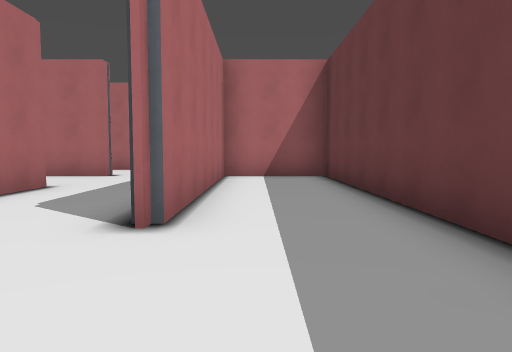
view 1 (above)

18 first-person views from a walk through a Godot game level. The camera is 1.3 m above the floor, tilts 4° down and sees 70° across. The floor is counted in squares, 2 m on a side. Each view is taken from the middle of a square. On the plan, view 1 faces up. The plan holds only what a view shows up to about 11 squares ahead; the rest is blank. The place goes on beyond the plan. Some surface patterns are stand-ins.

view 2
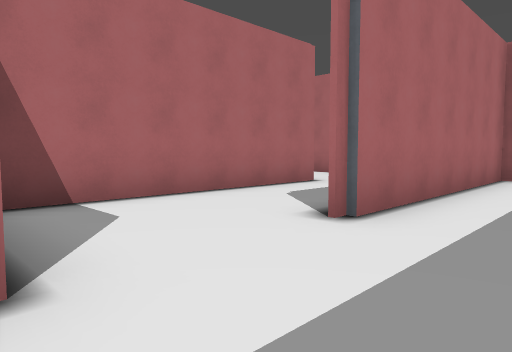

view 3
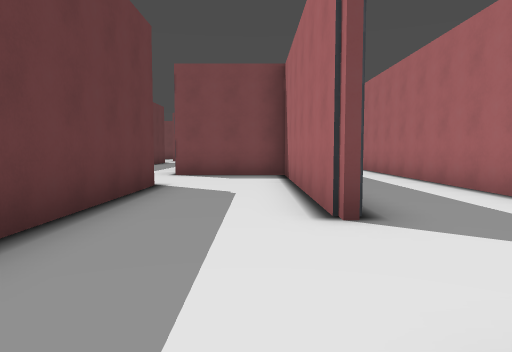

view 4
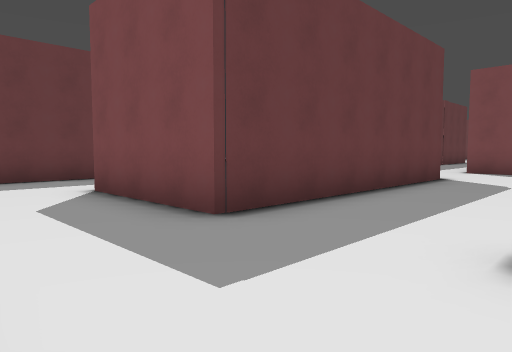

view 5
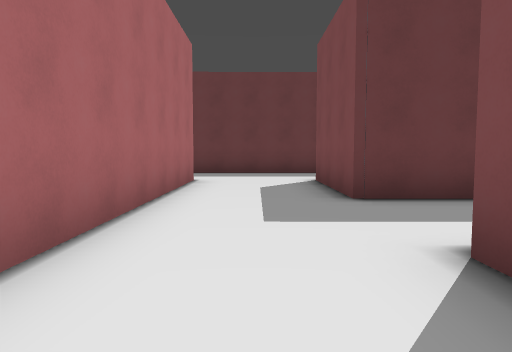

view 6
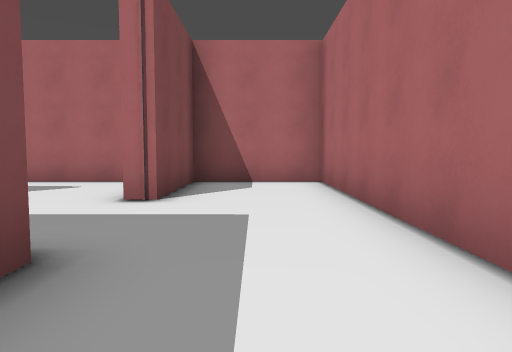

view 7
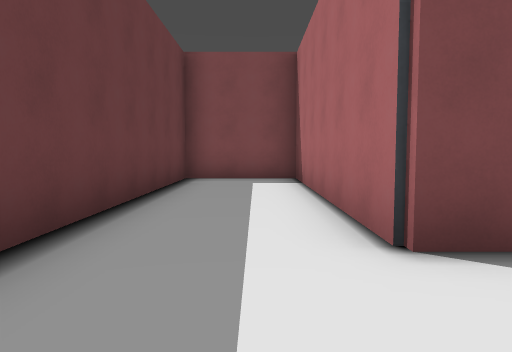

view 8
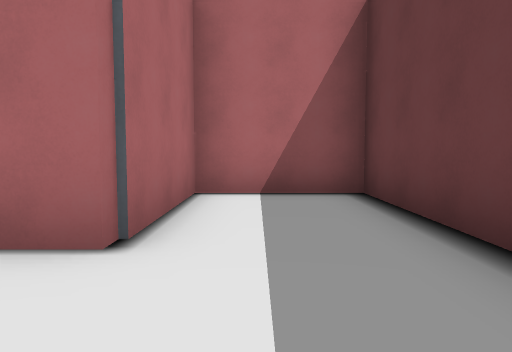

view 9
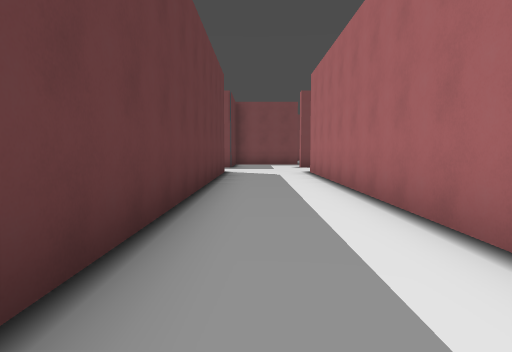

view 10
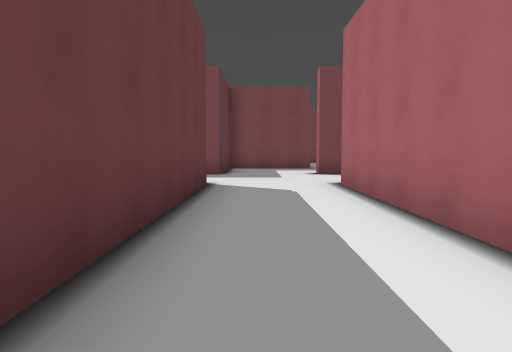

view 11
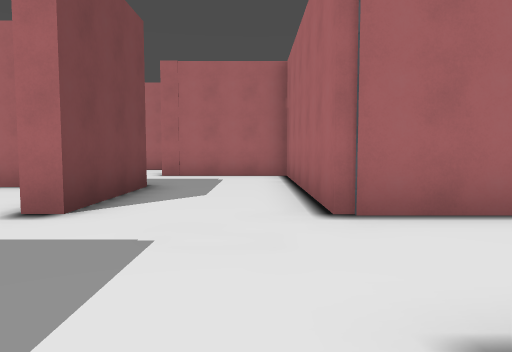

view 12
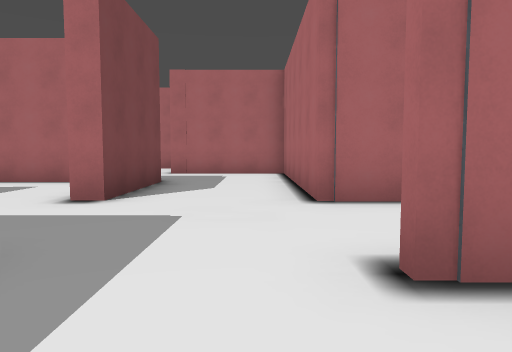

view 13
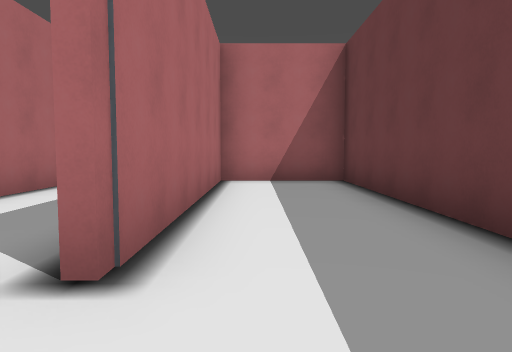

view 14
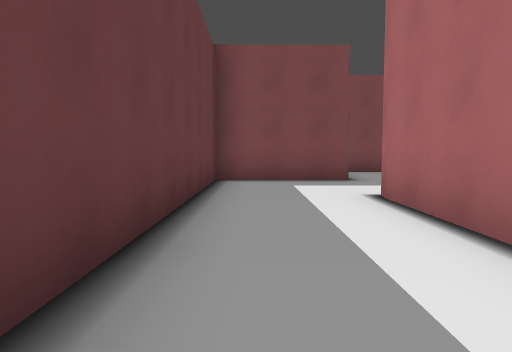

view 15
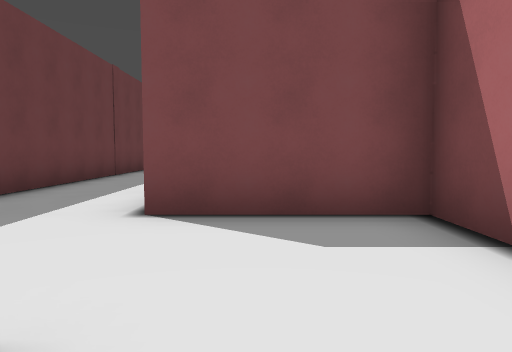

view 16
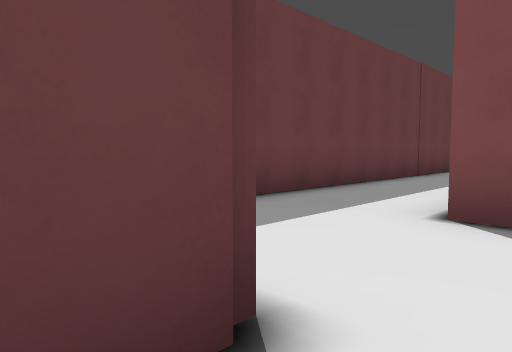

view 17
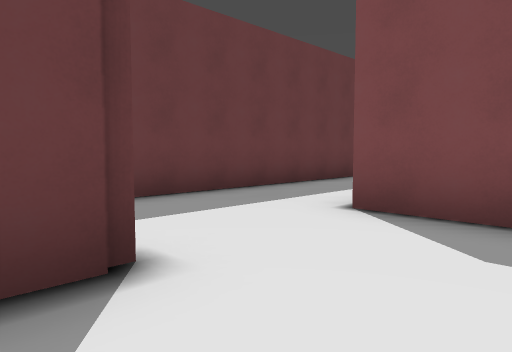

view 18
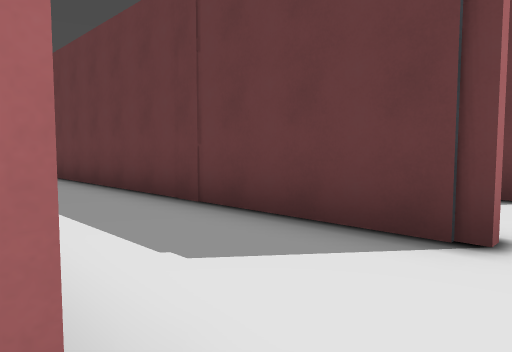

### Floor plan
Ten units are one square. View 1 is at (0, 0); x grows to the right and y downward. Boxes are objects, and circles mark ways between rooms. Rooms are numbered by the first view taken in them; rooms with no view inside come last. Other rooms are left out.
<svg viewBox="-129 -161 180 266">
<path fill="none" stroke="#000" d="M-11 -30 -11 -97M-38 -68 -38 -3 -8 -3M-41 60 -41 -38M-66 -82 -66 62 -124 62 -124 95M-38 -97 -38 -92 -54 -92M-41 100 -41 90M18 95 18 -92 -8 -92 -8 -30M-96 90 -66 90 -66 95M-11 -97 21 -97 21 -35 46 -35 46 -156 21 -156 21 -124 -66 -124 -66 -97 -38 -97M-41 90 -11 90 -11 1 -38 1 -38 62"/>
<circle cx="-25" cy="-100" r="3" fill="#2a7"/>
<circle cx="-40" cy="75" r="3" fill="#2a7"/>
<text x="-30" y="-10">1</text>
<text x="10" y="-110">2</text>
<text x="-30" y="40">3</text>
</svg>
Room 1 opens to room 2. Room 1 opens to room 3.

Where each view was taken, in squares from view 1:
view 1: 0 up, 0 right, facing up
view 2: 0 up, 1 right, facing up-left
view 3: 10 up, 3 left, facing down
view 4: 12 up, 4 left, facing down-right
view 5: 11 up, 6 left, facing right
view 6: 11 up, 1 right, facing left
view 7: 12 up, 3 right, facing down
view 8: 10 up, 3 right, facing up
view 9: 5 up, 5 left, facing down
view 10: 1 up, 5 left, facing down
view 11: 7 down, 3 left, facing left
view 12: 7 down, 2 left, facing left
view 13: 8 down, 3 left, facing up
view 14: 1 down, 2 left, facing down
view 15: 4 up, 2 left, facing down
view 16: 4 up, 2 left, facing down-right
view 17: 4 up, 3 left, facing down-right
view 18: 10 down, 1 left, facing up-right
